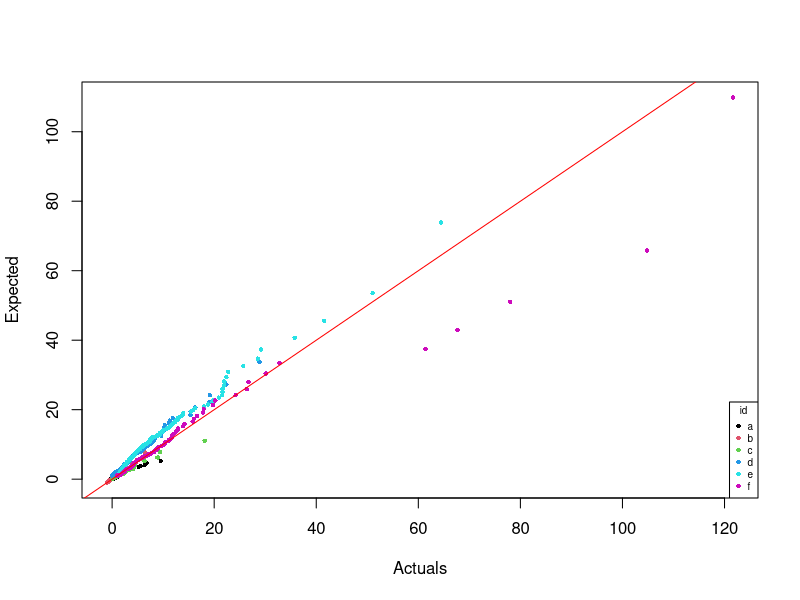
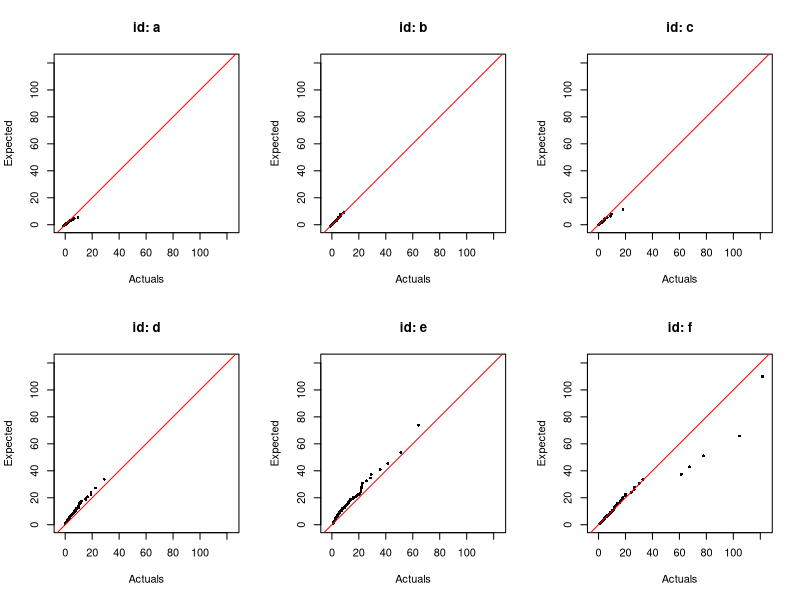
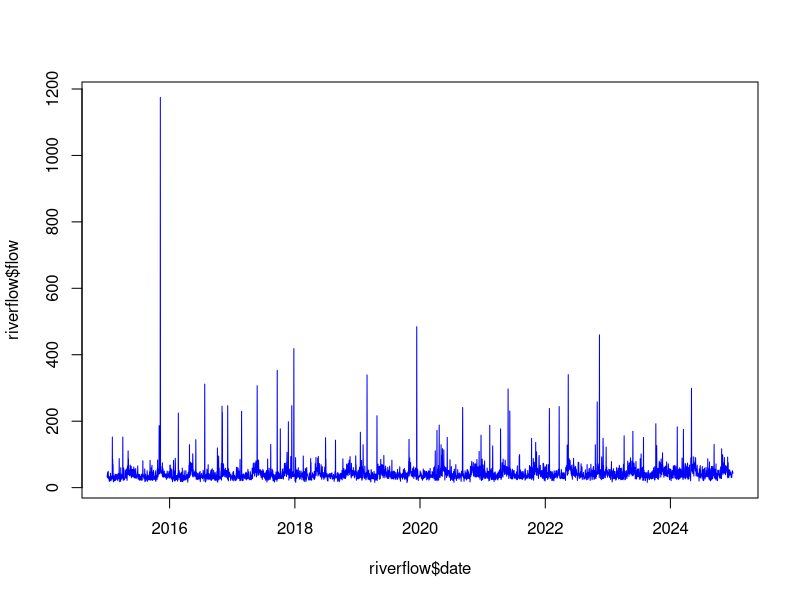

Generate these figures, in order, with R:
## ---- chunk 1
qgpd <- function (p, sigma=1, xi=0, u=0){
  if (p<0||p>1){
    return(warning("NaNs produced - p must be between 0 and 1")) 
  }
  else if (sigma<=0){
    return(warning("NaNs produced - sigma must be greater than 0")) 
  }
  else if (xi != 0){
    return(u + ((1-p)^(-xi)-1) * sigma / xi)
  } else {
    return(u - sigma * log(1-p))
  }
}
## ---- chunk 2
qgpd(0.5,2,-0.4,1.5)
qgpd(0.75,2,-0.4,1.5)
qgpd(0.99,2,-0.4,1.5)
## ---- chunk 3
#| echo: false

# Reading our inputs:
gpd_parameters <- read.csv("gpd_parameters.csv")
gpd_samples <- read.csv("gpd_samples.csv")

# Mapping from our samples vector to our parameters table: 
row <- match(gpd_samples$set_id, gpd_parameters$id)

# Ranking our samples:
class_ranking <- ave(gpd_samples$value, gpd_samples$set_id, FUN = rank)

# Using our samples to generate our p-values:
n <- gpd_parameters$size[row]
p <- (class_ranking - 0.5) / n

# To enable vectors as inputs:
qgpd_vec <- function(p, sigma=1, xi=0, u=0){
  ifelse(
    xi == 0,
    u - sigma * log(1 - p), 
    u + ((1 - p)^(-xi) - 1) * sigma / xi 
  )
}

# Formatting (necessary for the legend):
f   <- factor(gpd_samples$set_id)
cols <- as.integer(f)
ptch <- 16
pt.cex <- 0.6

expected_q <- qgpd_vec(
  p, 
  gpd_parameters$sigma[row], 
  gpd_parameters$xi[row],
  gpd_parameters$u[row]
)

# Graphing our actual vs expected (using our p-values to generate our expected):
plot(
x = gpd_samples$value, 
y = expected_q,
xlab = "Actuals",
ylab = "Expected",
col = cols,
pch = ptch,
cex = pt.cex
)

# Adding our y=x line:
abline(0,1,col="red")

# Adding our legend:
legend(
  "bottomright",
  title = "id",
  legend = levels(f),
  col = 1:6,
  pch = ptch,
  cex = pt.cex,
  bty = "o")

## ---- chunk 4
#| echo: false

# Making six QQ plots (with one per id):
ids <- levels(f)
limits <- range(c(gpd_samples$value, expected_q), finite = TRUE)

# Setting up the grid for our 6 smaller QQ plots:
op <- par(mfrow = c(2, 3))

# Building our plots:
for(id in ids){
  ii <- gpd_samples$set_id == id
  plot(
    x = gpd_samples$value[ii],
    y = expected_q[ii],
    xlab = "Actuals",
    ylab = "Expected",
    main = paste("id:", id),
    pch  = ptch,
    cex  = pt.cex,
    xlim = limits,
    ylim = limits,
    asp  = 1
  )
  abline(0, 1, col = "red")
}

# Reverting from grids back to normal:
par(op)

## ---- chunk 5
#| echo: false

# Reading our inputs:
riverflow <- read.csv("riverflow_2015_2024.csv")

# Formating dates:
riverflow$date <- as.Date(riverflow$date, format = "%Y-%m-%d")

# Time Series of flow data:
plot(
x = riverflow$date,
y = riverflow$flow,
type = "l",
col = "blue",
xlim = range(riverflow$date, na.rm = TRUE),
ylim = range(riverflow$flow, na.rm = TRUE)
)
## ---- chunk 6
#| echo: false
